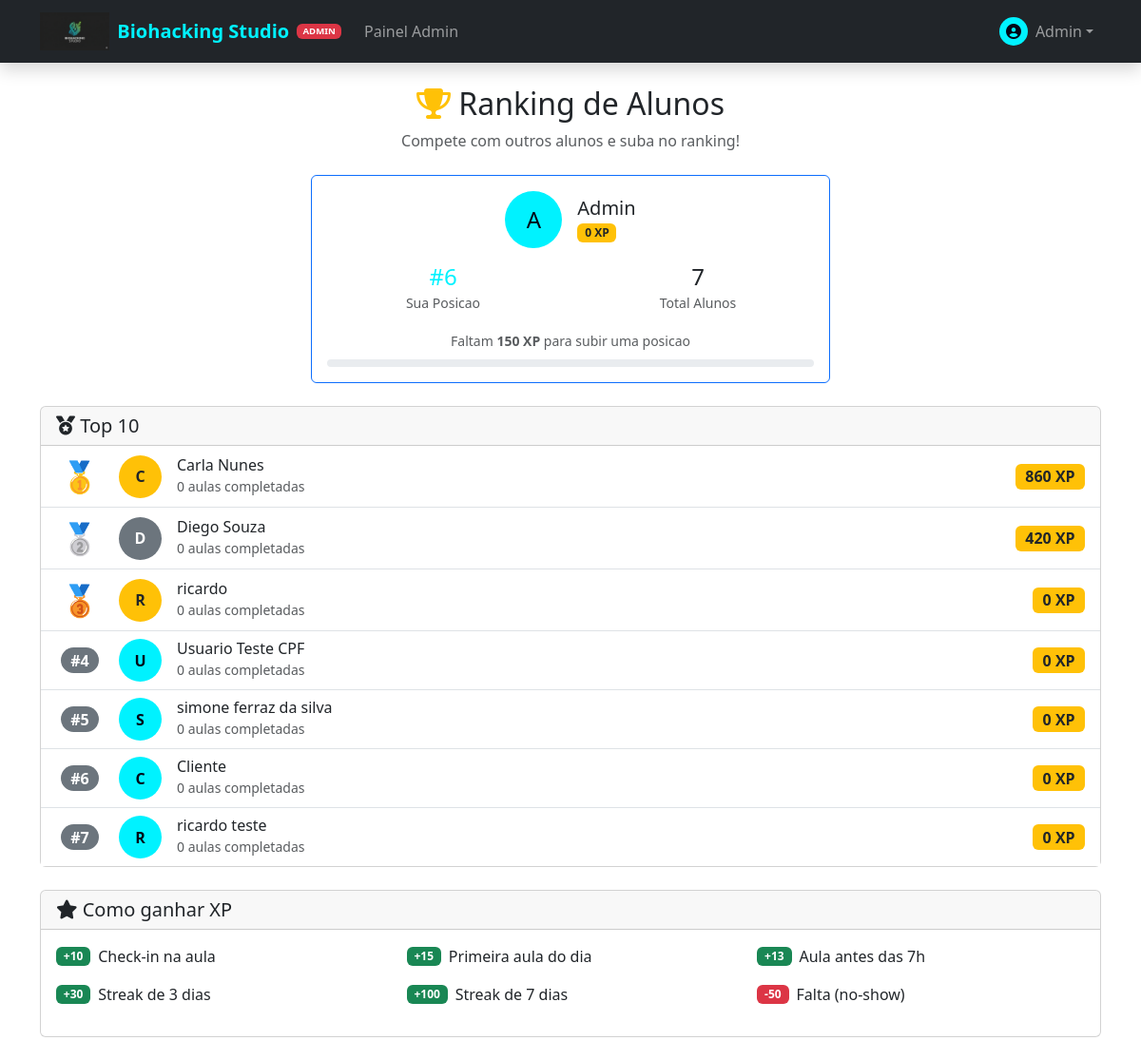
Page /student/ranking (signed in) on the committed database.
### app/models/user.py (models this page shows, shortened)
class User(UserMixin, db.Model):
    __tablename__ = 'users'
    id = db.Column(db.Integer, primary_key=True)
    name = db.Column(db.String(100), nullable=False)
    email = db.Column(db.String(120), unique=True, nullable=False)
    phone = db.Column(db.String(20), nullable=False)
    password_hash = db.Column(db.String(256), nullable=False)
    cpf = db.Column(db.String(14), nullable=True)  # Formato: 123.456.789-00
    gender = db.Column(db.Enum(Gender), nullable=True)
    role = db.Column(db.String(20), default='student')
    xp = db.Column(db.Integer, default=0)  # XP total historico (para ranking)
    level = db.Column(db.Integer, default=1)
    xp_available = db.Column(db.Integer, default=0)  # XP disponivel para conversao (janela 3 meses)
    credits_balance = db.Column(db.Integer, default=0)  # Total de creditos ativos (wallets)
    face_encoding = db.Column(db.LargeBinary, nullable=True)
    face_encoding_version = db.Column(db.String(10), default='v1')
    face_registered_at = db.Column(db.DateTime, nullable=True)
    face_last_recognized = db.Column(db.DateTime, nullable=True)
    face_confidence_threshold = db.Column(db.Float, default=0.6)
    photo_url = db.Column(db.String(255))
    referral_code = db.Column(db.String(12), unique=True, nullable=True)
    professional_type = db.Column(db.Enum(ProfessionalType), nullable=True)
    base_commission_rate = db.Column(db.Numeric(5, 2), nullable=True)
    is_active = db.Column(db.Boolean, default=True)
    created_at = db.Column(db.DateTime, default=datetime.utcnow)
    updated_at = db.Column(db.DateTime, default=datetime.utcnow, onupdate=datetime.utcnow)
    last_login = db.Column(db.DateTime)
    @property
    def is_admin(self):
        return self.role == 'admin'
    @property
    def is_student(self):
        return self.role == 'student'

### app/routes/student.py (the view)
@student_bp.route('/ranking')
@login_required
def ranking():
    top_users = User.query.filter_by(
        role='student',
        is_active=True
    ).order_by(User.xp.desc()).limit(10).all()
    user_rank = db.session.query(
        func.count(User.id)
    ).filter(
        User.role == 'student',
        User.xp > current_user.xp
    ).scalar() + 1
    next_user = User.query.filter(
        User.role == 'student',
        User.xp > current_user.xp
    ).order_by(User.xp).first()
    xp_to_next = (next_user.xp - current_user.xp) if next_user else 0
    total_students = User.query.filter_by(role='student', is_active=True).count()
    return render_template('student/ranking.html',
        top_users=top_users,
        user_rank=user_rank,
        xp_to_next=xp_to_next,
        total_students=total_students
    )

### app/models/notification.py (called while the page is built)
    @classmethod
    def get_unread_count(cls, user_id):
        return cls.query.filter_by(user_id=user_id, is_read=False).count()

### app/templates/student/ranking.html (shortened to what this page needs)
{% extends "base.html" %}
{% block content %}
<div class="container py-4">
    <div class="text-center mb-4">
        <h2><i class="fas fa-trophy text-warning"></i> Ranking de Alunos</h2>
        <p class="text-muted">Compete com outros alunos e suba no ranking!</p>
    </div>
    <div class="row justify-content-center mb-4">
        <div class="col-md-6">
            <div class="card border-primary">
                <div class="card-body text-center">
                    <div class="d-flex justify-content-center align-items-center mb-3">
                        <div class="bg-primary text-white rounded-circle d-flex align-items-center justify-content-center me-3" style="width: 60px; height: 60px; font-size: 1.5rem;">
                            {{ current_user.name[0].upper() }}
                        </div>
                        <div class="text-start">
                            <h5 class="mb-0">{{ current_user.name }}</h5>
                            <span class="badge bg-warning text-dark">{{ current_user.xp }} XP</span>
                        </div>
                    </div>
                    <div class="row text-center">
                        <div class="col-6">
                            <h4 class="mb-0 text-primary">#{{ user_rank }}</h4>
                            <small class="text-muted">Sua Posicao</small>
                        </div>
                        <div class="col-6">
                            <h4 class="mb-0">{{ total_students }}</h4>
                            <small class="text-muted">Total Alunos</small>
                        </div>
                    </div>
                    {% if xp_to_next > 0 %}
                    <div class="mt-3">
                        <small class="text-muted">Faltam <strong>{{ xp_to_next }} XP</strong> para subir uma posicao</small>
                        <div class="progress mt-2" style="height: 8px;">
                        </div>
                    </div>
                    {% endif %}
                </div>
            </div>
        </div>
    </div>
    <div class="card">
        <div class="card-header">
            <h5 class="mb-0"><i class="fas fa-medal"></i> Top 10</h5>
        </div>
        <div class="card-body p-0">
            <div class="list-group list-group-flush">
                {% for user in top_users %}
                <div class="list-group-item d-flex align-items-center {% if user.id == current_user.id %}bg-light{% endif %}">
                    <div class="me-3 text-center" style="width: 50px;">
                        {% if loop.index == 1 %}
                        <span style="font-size: 2rem;">🥇</span>
                        {% elif loop.index == 2 %}
                        <span style="font-size: 2rem;">🥈</span>
                        {% elif loop.index == 3 %}
                        <span style="font-size: 2rem;">🥉</span>
                        {% else %}
                        <span class="badge bg-secondary rounded-pill" style="font-size: 1rem;">#{{ loop.index }}</span>
                        {% endif %}
                    </div>
                    <div class="rounded-circle d-flex align-items-center justify-content-center me-3
                                {% if loop.index == 1 %}bg-warning text-dark{% elif loop.index == 2 %}bg-secondary text-white{% elif loop.index == 3 %}bg-warning text-dark{% else %}bg-primary text-white{% endif %}"
                         style="width: 45px; height: 45px; font-weight: bold;">
                        {{ user.name[0].upper() }}
                    </div>
                    <div class="flex-grow-1">
                        <h6 class="mb-0">
                            {{ user.name }}
                        </h6>
                        <small class="text-muted">
                            {{ Booking.query.filter_by(user_id=user.id, status='completed').count() if Booking else 0 }} aulas completadas
                        </small>
                    </div>
                    <div class="text-end">
                        <span class="badge bg-warning text-dark" style="font-size: 1rem;">
                            {{ user.xp }} XP
                        </span>
                    </div>
                </div>
                {% endfor %}
            </div>
        </div>
    </div>
    <div class="card mt-4">
        <div class="card-header">
            <h5 class="mb-0"><i class="fas fa-star"></i> Como ganhar XP</h5>
        </div>
        <div class="card-body">
            <div class="row">
                <div class="col-md-4 mb-3">
                    <div class="d-flex align-items-center">
                        <span class="badge bg-success me-2">+10</span>
                        <span>Check-in na aula</span>
                    </div>
                </div>
                <div class="col-md-4 mb-3">
                    <div class="d-flex align-items-center">
                        <span class="badge bg-success me-2">+15</span>
                        <span>Primeira aula do dia</span>
                    </div>
                </div>
                <div class="col-md-4 mb-3">
                    <div class="d-flex align-items-center">
                        <span class="badge bg-success me-2">+13</span>
                        <span>Aula antes das 7h</span>
                    </div>
                </div>
                <div class="col-md-4 mb-3">
                    <div class="d-flex align-items-center">
                        <span class="badge bg-success me-2">+30</span>
                        <span>Streak de 3 dias</span>
                    </div>
                </div>
                <div class="col-md-4 mb-3">
                    <div class="d-flex align-items-center">
                        <span class="badge bg-success me-2">+100</span>
                        <span>Streak de 7 dias</span>
                    </div>
                </div>
                <div class="col-md-4 mb-3">
                    <div class="d-flex align-items-center">
                        <span class="badge bg-danger me-2">-50</span>
                        <span>Falta (no-show)</span>
                    </div>
                </div>
            </div>
        </div>
    </div>
</div>
{% endblock %}

### app/templates/includes/navbar.html (shortened to what this page needs)
<nav class="navbar navbar-expand-lg navbar-dark bg-dark sticky-top shadow">
    <div class="container">
        <a class="navbar-brand d-flex align-items-center" href="{{ url_for('marketing.index') }}">
            <img src="{{ url_for('static', filename='img/logo.png') }}" alt="Biohacking Studio" height="40"
                 class="d-inline-block align-text-top me-2" onerror="this.style.display='none';">
            <span class="fw-bold text-primary">Biohacking Studio</span>
            {% if current_user.is_authenticated %}
            {% if current_user.is_admin %}
            <span class="badge bg-danger ms-2" style="font-size: 0.6rem;">ADMIN</span>
            {% elif current_user.is_instructor %}
            <span class="badge bg-primary ms-2" style="font-size: 0.6rem;">INSTRUTOR</span>
            {% endif %}
            {% endif %}
        </a>
        <div class="collapse navbar-collapse" id="mainNavbar">
            <ul class="navbar-nav me-auto">
                {% if current_user.is_authenticated %}
                {% if current_user.is_admin %}
                <li class="nav-item">
                    <a class="nav-link {% if request.endpoint and 'admin.dashboard' in request.endpoint %}active{% endif %}"
                        href="{{ url_for('admin.dashboard') }}">Painel Admin</a>
                </li>
                {% endif %}
                {% else %}
                <li class="nav-item">
                    <a class="nav-link {% if request.endpoint and 'shop' in request.endpoint %}active{% endif %}"
                        href="{{ url_for('shop.packages') }}">Planos e Preços</a>
                </li>
                {% endif %}
            </ul>
            <div class="navbar-nav align-items-center">
                {% if current_user.is_authenticated %}
                <div class="nav-item dropdown">
                    <a class="nav-link dropdown-toggle d-flex align-items-center" href="#" id="userDropdown"
                        role="button" data-bs-toggle="dropdown">
                        <div class="avatar-xs me-2 bg-primary rounded-circle d-flex align-items-center justify-content-center text-white"
                            style="width: 30px; height: 30px;">
                            <i class="fas fa-user-circle"></i>
                        </div>
                        <span>{{ current_user.name.split()[0] }}</span>
                    </a>
                </div>
                {% else %}
                <a class="nav-link me-2" href="{{ url_for('auth.login') }}">Entrar</a>
                <a class="btn btn-primary btn-sm px-3 rounded-pill" href="{{ url_for('auth.register') }}">Começar
                    Agora</a>
                {% endif %}
            </div>
        </div>
    </div>
</nav>

### app/templates/base.html (style rules this page uses)
:root { --primary-color: #00f2ff; --secondary-color: #0f172a; --text-dark: #020617; }
body { min-height: 100vh; display: flex; flex-direction: column; }
.text-primary { color: var(--primary-color) !important; }
.bg-primary { background-color: var(--primary-color) !important; color: var(--text-dark) !important; }

### rows in the picture
User: name "Admin", name "A", xp "0"
User: name "C", name "Carla Nunes", query.filter_by "0", xp "860"
User: name "D", name "Diego Souza", query.filter_by "0", xp "420"
User: name "R", name "ricardo", query.filter_by "0", xp "0"
User: name "U", name "Usuario Teste CPF", query.filter_by "0", xp "0"
User: name "S", name "simone ferraz da silva", query.filter_by "0", xp "0"
User: name "C", name "Cliente", query.filter_by "0", xp "0"
User: name "R", name "ricardo teste", query.filter_by "0", xp "0"

### other values in the picture
{{ user_rank }} "6"
{{ total_students }} "7"
{{ xp_to_next }} "150"
